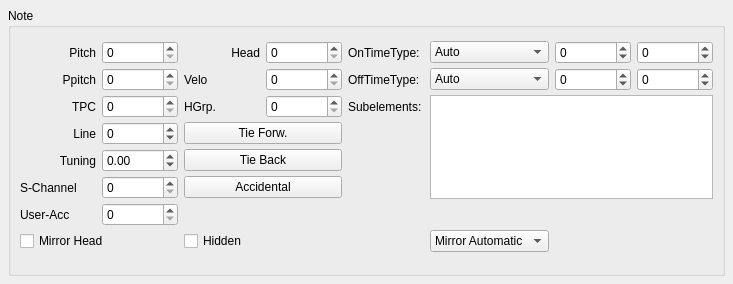
<?xml version="1.0" encoding="UTF-8"?>
<ui version="4.0">
 <class>NoteBase</class>
 <widget class="QWidget" name="NoteBase">
  <property name="geometry">
   <rect>
    <x>0</x>
    <y>0</y>
    <width>733</width>
    <height>284</height>
   </rect>
  </property>
  <property name="windowTitle">
   <string>Form</string>
  </property>
  <layout class="QVBoxLayout">
   <property name="spacing">
    <number>6</number>
   </property>
   <property name="margin">
    <number>8</number>
   </property>
   <item>
    <widget class="QGroupBox" name="groupBox">
     <property name="title">
      <string notr="true" comment="do not translate">Note</string>
     </property>
     <property name="flat">
      <bool>true</bool>
     </property>
     <layout class="QGridLayout">
      <property name="verticalSpacing">
       <number>0</number>
      </property>
      <item row="0" column="0">
       <widget class="QLabel" name="label">
        <property name="text">
         <string notr="true" comment="do not translate">Pitch</string>
        </property>
        <property name="textFormat">
         <enum>Qt::PlainText</enum>
        </property>
        <property name="alignment">
         <set>Qt::AlignRight|Qt::AlignTrailing|Qt::AlignVCenter</set>
        </property>
        <property name="buddy">
         <cstring>pitch</cstring>
        </property>
       </widget>
      </item>
      <item row="0" column="1">
       <widget class="QSpinBox" name="pitch">
        <property name="maximum">
         <number>127</number>
        </property>
       </widget>
      </item>
      <item row="0" column="2">
       <widget class="QLabel" name="label_2">
        <property name="text">
         <string notr="true" comment="do not translate">Head</string>
        </property>
        <property name="alignment">
         <set>Qt::AlignRight|Qt::AlignTrailing|Qt::AlignVCenter</set>
        </property>
       </widget>
      </item>
      <item row="0" column="3">
       <widget class="QSpinBox" name="head">
        <property name="toolTip">
         <string>head index</string>
        </property>
       </widget>
      </item>
      <item row="2" column="0">
       <widget class="QLabel" name="label_6">
        <property name="text">
         <string notr="true" comment="do not translate">TPC</string>
        </property>
        <property name="alignment">
         <set>Qt::AlignRight|Qt::AlignTrailing|Qt::AlignVCenter</set>
        </property>
       </widget>
      </item>
      <item row="2" column="1">
       <widget class="QSpinBox" name="tpc"/>
      </item>
      <item row="2" column="2">
       <widget class="QLabel" name="label_7">
        <property name="text">
         <string notr="true" comment="do not translate">HGrp.</string>
        </property>
       </widget>
      </item>
      <item row="2" column="3">
       <widget class="QSpinBox" name="headGroup">
        <property name="toolTip">
         <string>note head group</string>
        </property>
        <property name="maximum">
         <number>5</number>
        </property>
       </widget>
      </item>
      <item row="3" column="0">
       <widget class="QLabel" name="label_3">
        <property name="text">
         <string notr="true" comment="do not translate">Line</string>
        </property>
        <property name="textFormat">
         <enum>Qt::PlainText</enum>
        </property>
        <property name="alignment">
         <set>Qt::AlignRight|Qt::AlignTrailing|Qt::AlignVCenter</set>
        </property>
        <property name="buddy">
         <cstring>line</cstring>
        </property>
       </widget>
      </item>
      <item row="3" column="1">
       <widget class="QSpinBox" name="line">
        <property name="minimum">
         <number>-99</number>
        </property>
       </widget>
      </item>
      <item row="3" column="2" colspan="2">
       <widget class="QPushButton" name="tieFor">
        <property name="text">
         <string notr="true" comment="do not translate">Tie Forw.</string>
        </property>
       </widget>
      </item>
      <item row="4" column="2" colspan="2">
       <widget class="QPushButton" name="tieBack">
        <property name="text">
         <string notr="true" comment="do not translate">Tie Back</string>
        </property>
       </widget>
      </item>
      <item row="5" column="2" colspan="2">
       <widget class="QPushButton" name="accidental">
        <property name="text">
         <string notr="true" comment="do not translate">Accidental</string>
        </property>
       </widget>
      </item>
      <item row="7" column="0" colspan="2">
       <widget class="QCheckBox" name="mirror">
        <property name="text">
         <string notr="true" comment="do not translate">Mirror Head</string>
        </property>
       </widget>
      </item>
      <item row="5" column="0">
       <widget class="QLabel" name="label_5">
        <property name="text">
         <string notr="true" comment="do not translate">S-Channel</string>
        </property>
       </widget>
      </item>
      <item row="5" column="1">
       <widget class="QSpinBox" name="subchannel"/>
      </item>
      <item row="6" column="0">
       <widget class="QLabel" name="label_8">
        <property name="text">
         <string notr="true" comment="do not translate">User-Acc</string>
        </property>
       </widget>
      </item>
      <item row="6" column="1">
       <widget class="QSpinBox" name="userAccidental"/>
      </item>
      <item row="1" column="0">
       <widget class="QLabel" name="label_9">
        <property name="text">
         <string notr="true">Ppitch</string>
        </property>
        <property name="alignment">
         <set>Qt::AlignRight|Qt::AlignTrailing|Qt::AlignVCenter</set>
        </property>
       </widget>
      </item>
      <item row="1" column="1">
       <widget class="QSpinBox" name="ppitch">
        <property name="maximum">
         <number>127</number>
        </property>
       </widget>
      </item>
      <item row="1" column="2">
       <widget class="QLabel" name="label_11">
        <property name="text">
         <string notr="true">Velo</string>
        </property>
       </widget>
      </item>
      <item row="1" column="3">
       <widget class="QSpinBox" name="velo">
        <property name="maximum">
         <number>127</number>
        </property>
       </widget>
      </item>
      <item row="0" column="4">
       <widget class="QLabel" name="label_12">
        <property name="text">
         <string>OnTimeType:</string>
        </property>
       </widget>
      </item>
      <item row="0" column="5">
       <widget class="QComboBox" name="onTimeType">
        <item>
         <property name="text">
          <string>Auto</string>
         </property>
        </item>
        <item>
         <property name="text">
          <string>User</string>
         </property>
        </item>
        <item>
         <property name="text">
          <string>Offset</string>
         </property>
        </item>
       </widget>
      </item>
      <item row="0" column="6">
       <widget class="QSpinBox" name="onTimeOffset">
        <property name="minimum">
         <number>-999999</number>
        </property>
        <property name="maximum">
         <number>999999</number>
        </property>
       </widget>
      </item>
      <item row="0" column="7">
       <widget class="QSpinBox" name="onTimeUserOffset">
        <property name="minimum">
         <number>-999999</number>
        </property>
        <property name="maximum">
         <number>999999</number>
        </property>
       </widget>
      </item>
      <item row="1" column="4">
       <widget class="QLabel" name="label_13">
        <property name="text">
         <string>OffTimeType:</string>
        </property>
       </widget>
      </item>
      <item row="1" column="5">
       <widget class="QComboBox" name="offTimeType">
        <item>
         <property name="text">
          <string>Auto</string>
         </property>
        </item>
        <item>
         <property name="text">
          <string>User</string>
         </property>
        </item>
        <item>
         <property name="text">
          <string>Offset</string>
         </property>
        </item>
       </widget>
      </item>
      <item row="1" column="6">
       <widget class="QSpinBox" name="offTimeOffset">
        <property name="minimum">
         <number>-999999</number>
        </property>
        <property name="maximum">
         <number>999999</number>
        </property>
       </widget>
      </item>
      <item row="1" column="7">
       <widget class="QSpinBox" name="offTimeUserOffset">
        <property name="minimum">
         <number>-999999</number>
        </property>
        <property name="maximum">
         <number>999999</number>
        </property>
       </widget>
      </item>
      <item row="2" column="4">
       <widget class="QLabel" name="label_10">
        <property name="text">
         <string notr="true" comment="do not translate">Subelements:</string>
        </property>
       </widget>
      </item>
      <item row="2" column="5" rowspan="4" colspan="3">
       <widget class="QListWidget" name="fingering"/>
      </item>
      <item row="7" column="5">
       <widget class="QComboBox" name="userMirror">
        <item>
         <property name="text">
          <string notr="true">Mirror Automatic</string>
         </property>
        </item>
        <item>
         <property name="text">
          <string notr="true">Head Left</string>
         </property>
        </item>
        <item>
         <property name="text">
          <string notr="true">Head Right</string>
         </property>
        </item>
       </widget>
      </item>
      <item row="7" column="2" colspan="2">
       <widget class="QCheckBox" name="hidden">
        <property name="text">
         <string notr="true" comment="do not translate">Hidden</string>
        </property>
       </widget>
      </item>
      <item row="4" column="1">
       <widget class="QDoubleSpinBox" name="tuning">
        <property name="minimum">
         <double>-1000.000000000000000</double>
        </property>
        <property name="maximum">
         <double>1000.000000000000000</double>
        </property>
       </widget>
      </item>
      <item row="4" column="0">
       <widget class="QLabel" name="label_4">
        <property name="text">
         <string>Tuning</string>
        </property>
        <property name="alignment">
         <set>Qt::AlignRight|Qt::AlignTrailing|Qt::AlignVCenter</set>
        </property>
       </widget>
      </item>
     </layout>
    </widget>
   </item>
  </layout>
 </widget>
 <resources/>
 <connections/>
</ui>
